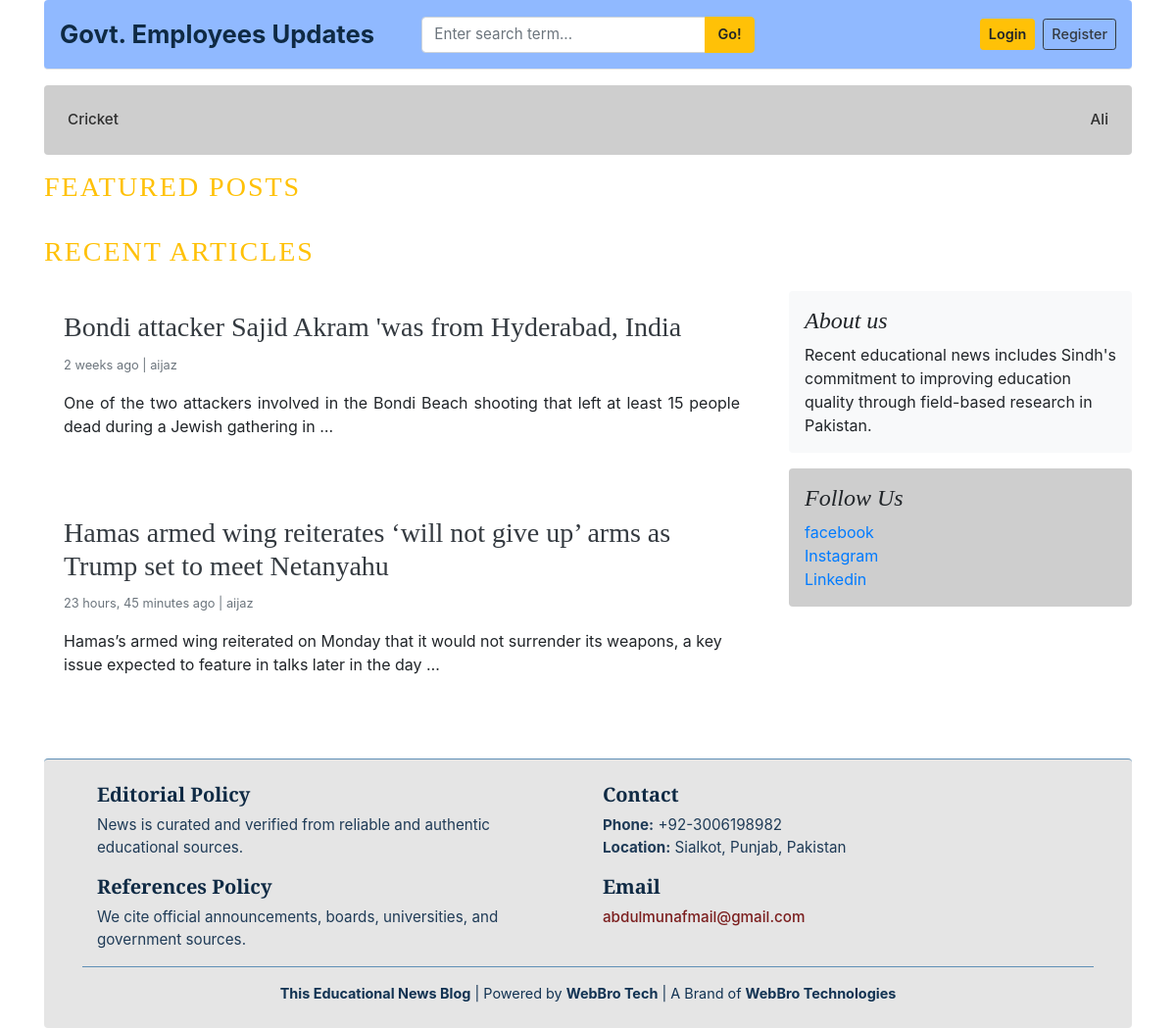
The page / on the database its author committed.
### blogs/models.py (models this page shows, shortened)
class Category(models.Model):
    category_name = models.CharField(max_length=50, unique=True)
    created_at = models.DateTimeField(auto_now_add=True)
    updated_at = models.DateTimeField(auto_now=True)
    class Meta:
        verbose_name_plural = 'Categories'

class Blog(models.Model):
    title = models.CharField(max_length=100)
    slug = models.SlugField(max_length=150, blank=True, unique=True)
    category = models.ForeignKey(Category, on_delete=models.CASCADE)
    auther = models.ForeignKey(User, on_delete=models.CASCADE , null=True)
    featured_image = models.ImageField(upload_to='uploads/%y/%m/%d')
    short_description = HTMLField()
    blog_body = HTMLField()
    pdf_file = models.FileField(upload_to='pdfs/', blank=True, null=True)
    status = models.CharField(max_length=20, choices = STATUS_CHOICES, default = "Draft")
    is_featured = models.BooleanField(default=False)
    created_at = models.DateTimeField(auto_now_add=True)
    updated_at = models. DateTimeField(auto_now=True)

### assignments/models.py (models this page shows, shortened)
class About(models.Model):
    about_heading= models.CharField(max_length=25)
    about_description = models.TextField(max_length=250)
    created_at = models.DateTimeField(auto_now_add=True)
    updated_at = models. DateTimeField(auto_now=True)
    class Meta:
        verbose_name_plural = 'About'

class SocialLinks(models.Model):
    platform = models.CharField(max_length=25)
    link = models.URLField(max_length=100)
    created_at = models.DateTimeField(auto_now_add=True)
    updated_at = models. DateTimeField(auto_now=True)

### blog_main/views.py (the view)
# urls.py: 2. Add a URL to urlpatterns:  path('', views.home, name='home')
def home(request):
    featured_posts = Blog.objects.filter(is_featured=True, status='Published').order_by('updated_at')
    posts = Blog.objects.filter(is_featured=False, status='Published')
    try:
        about = About.objects.get()
    except:
        about = None
    context = {
        'featured_posts': featured_posts,
        'posts':posts,
        'about':about,
    }
    return render(request, 'home.html', context)

### blogs/context_processors.py (called while the page is built)
def get_categories(request):
    categories = Category.objects.all()
    return dict(categories=categories)

def get_social_links(request):
    social_links = SocialLinks.objects.all()
    return dict(social_links=social_links)

### templates/home.html (shortened to what this page needs)
{% extends 'base.html' %}
{% block content %}
<h3 class="text-uppercase text-warning mb-4" style="letter-spacing: 2px;">Featured Posts</h3>
<div class="container p-0">
  <h3 class="text-uppercase text-warning mb-4" style="letter-spacing: 2px;">Recent Articles</h3>
  <div class="row">
    <div class="col-lg-8 col-md-12 blog-main">
      {% for post in posts %}
        <article class="card border-0 mb-4" itemscope itemtype="https://schema.org/BlogPosting">
          <div class="card-body">
            <h3><a href="{% url 'blogs' post.slug %}" class="text-dark" itemprop="headline">{{ post.title }}</a></h3>
            <small class="mb-1 text-muted">
              <time datetime="{{ post.created_at|date:'Y-m-d' }}">{{ post.created_at|timesince }} ago</time> | <span itemprop="author">{{ post.auther }}</span>
            </small>
            <p class="card-text" itemprop="description">{{ post.short_description|truncatewords:25|safe }}</p>
          </div>
        </article>
      {% endfor %}
    </div>
    <aside class="col-lg-4 col-md-12">
      <div class="position-sticky" style="top:20px;">
        <div class="p-3 mb-3 bg-light rounded">
          <h4 class="font-italic" itemprop="headline">{{ about.about_heading }}</h4>
          <p class="mb-0" itemprop="description">{{ about.about_description }}</p>
        </div>
        {% if social_links %}
          <div class="p-3 mb-3 rounded" style="background-color: #cecece;">
            <h4 class="font-italic">Follow Us</h4>
            <ul class="list-unstyled mb-0">
              {% for i in social_links %}
                <li><a href="{{ i.link }}" target="_blank">{{ i.platform }}</a></li>
              {% endfor %}
            </ul>
          </div>
        {% endif %}
      </div>
    </aside>
  </div>
</div>
{% endblock %}

### templates/base.html (shortened to what this page needs)
{% load static %}
<!DOCTYPE html>
<html lang="en">
<head>
  <link href="https://getbootstrap.com/docs/4.0/dist/css/bootstrap.min.css" rel="stylesheet">
  <link href="{% static 'css/blog.css' %}" rel="stylesheet">
  <link rel="stylesheet"
        href="https://cdnjs.cloudflare.com/ajax/libs/font-awesome/4.7.0/css/font-awesome.min.css">
</head>
<body>
<div class="container">
  <header class="p-3 mb-3 rounded blog-header"
          style="background-color:#90b9ff;">
    <div class="row align-items-center">
      <div class="col-md-4">
        <a href="/"
          style="color:#0f2a44;
                  font-weight:700;
                  font-size:1.6rem;
                  text-decoration:none;">
          Govt. Employees Updates
        </a>
      </div>
      <div class="col-md-4">
        <form action="{% url 'search' %}" method="GET">
          <div class="input-group">
            <input class="form-control"
                  type="text"
                  name="keyword"
                  placeholder="Enter search term..."
                  aria-label="Enter search term"
                  style="font-size:0.95rem;">
            <div class="input-group-append">
              <button class="btn btn-warning"
                      type="submit"
                      style="font-size:0.9rem; font-weight:600;">
                Go!
              </button>
            </div>
          </div>
        </form>
      </div>
      <div class="col-md-4 d-flex justify-content-end align-items-center">
        {% if not user.is_authenticated %}
          <a href="{% url 'login' %}"
            class="btn btn-sm btn-warning mr-2"
            style="font-size:0.9rem; font-weight:600;">
            Login
          </a>
          <a href="{% url 'register' %}"
            class="btn btn-sm btn-outline-dark"
            style="font-size:0.9rem; font-weight:500;">
            Register
          </a>
        {% endif %}
      </div>
    </div>
  </header>
  <div class="p-3 mb-3 rounded nav-scroller"
      style="background-color:#cecece;">
    <nav class="nav d-flex justify-content-between flex-wrap">
      {% for cat in categories %}
        <a href="{% url 'posts_by_category' cat.id %}"
          class="p-2 nav-link"
          style="color:#2f2f2f;
                  font-weight:500;
                  font-size:0.95rem;
                  text-decoration:none;">
          {{ cat.category_name }}
        </a>
      {% endfor %}
    </nav>
  </div>
  {% block content %}
  {% endblock %}
<footer class="p-4 mt-4 rounded blog-footer" style="background-color:#e5e5e5; border-top: 1px solid #5f8fb6;">
  <div class="container">
    <div class="d-flex flex-column flex-md-row justify-content-around text-center text-md-left">
      <div class="mb-4 mb-md-0" style="flex:1; padding: 0 15px;">
        <h5 style="color:#0f2a44; font-weight:600;">Editorial Policy</h5>
        <p style="color:#1f3b57; font-size:0.95rem;">
          News is curated and verified from reliable and authentic educational sources.
        </p>
        <h5 style="color:#0f2a44; font-weight:600;">References Policy</h5>
        <p style="color:#1f3b57; font-size:0.95rem;">
          We cite official announcements, boards, universities, and government sources.
        </p>
      </div>
      <div class="mb-4 mb-md-0" style="flex:1; padding: 0 15px;">
        <h5 style="color:#0f2a44; font-weight:600;">Contact</h5>
        <ul class="list-unstyled" style="color:#1f3b57; font-size:0.95rem;">
          <li><strong>Phone:</strong> +92-3006198982</li>
          <li><strong>Location:</strong> Sialkot, Punjab, Pakistan</li>
        </ul>
        <h5 style="color:#0f2a44; font-weight:600;">Email</h5>
        <p style="font-size:0.95rem;">
          <a href="mailto:info@webbrotech.com" style="color:#7b1e1e; text-decoration:none; font-weight:500;">
            abdulmunafmail@gmail.com
          </a>
        </p>
      </div>
    </div>
    <hr style="border-color:#5f8fb6;">
    <p class="text-center mb-0" style="color:#113252; font-size:0.9rem;">
      <strong>This Educational News Blog</strong> |
      Powered by <strong>WebBro Tech</strong> |
      A Brand of <strong>WebBro Technologies</strong>
    </p>
  </div>
</footer>
</div>
</body>
</html>

### static/css/blog.css (style rules this page uses)
.blog-header { border-bottom: 1px solid #e5e5e5; }
h1, h2, h3, h4, h5, h6 { font-family: "Playfair Display", Georgia, "Times New Roman", serif; }
.blog-footer { padding: 2.5rem 0; color: #727272; text-align: center; background-color: #f9f9f9; border-top: .05rem solid #e5e5e5; }
.blog-footer p:last-child { margin-bottom: 0; }

### rows shown on the page
Category: category_name "Cricket"
Category: category_name "Ali"
Blog: title "Bondi attacker Sajid Akram 'was from Hyderabad, India", created_at "2 weeks", auther "aijaz", short_description "One of the two attackers involved in the Bondi Beach shooting that left at least 15 people dead during a Jewish gathering in …"
Blog: title "Hamas armed wing reiterates ‘will not give up’ arms as Trump set to meet Netanyahu", created_at "23 hours, 45 minutes", auther "aijaz", short_description "Hamas’s armed wing reiterated on Monday that it would not surrender its weapons, a key issue expected to feature in talks later in the day …"
About: about_heading "About us", about_description "Recent educational news includes Sindh's commitment to improving education quality through field-based research in Pakistan."
SocialLinks: platform "facebook"
SocialLinks: platform "Instagram"
SocialLinks: platform "Linkedin"
